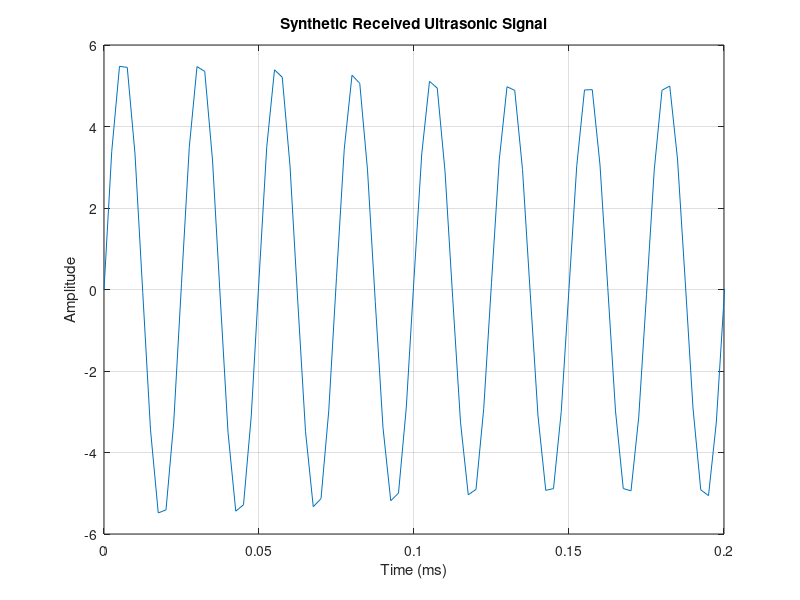
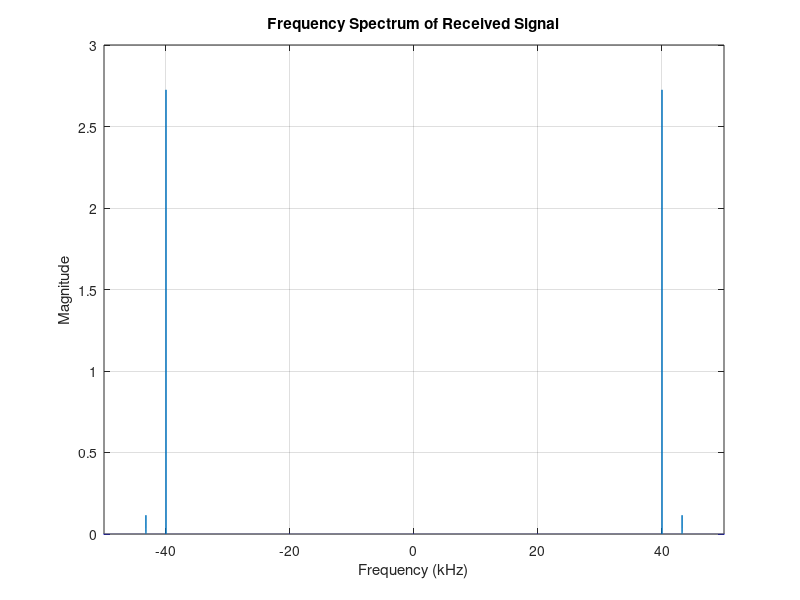
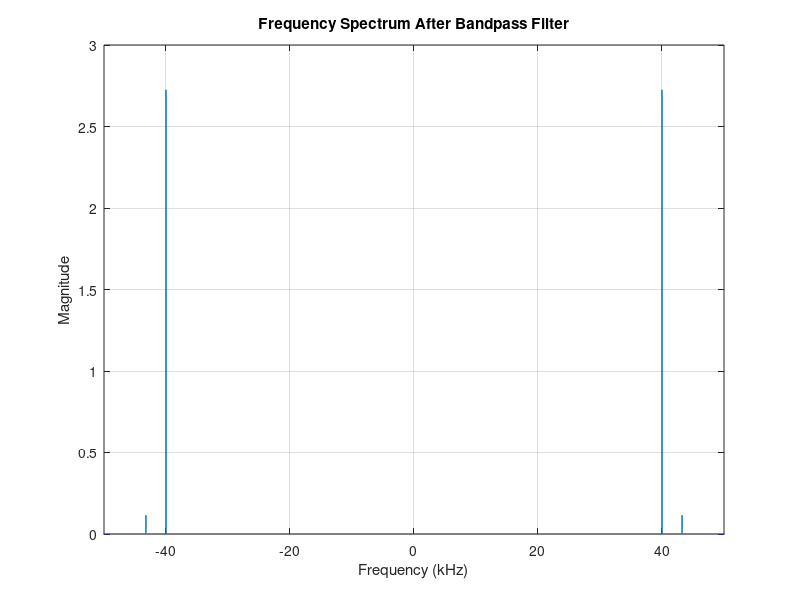
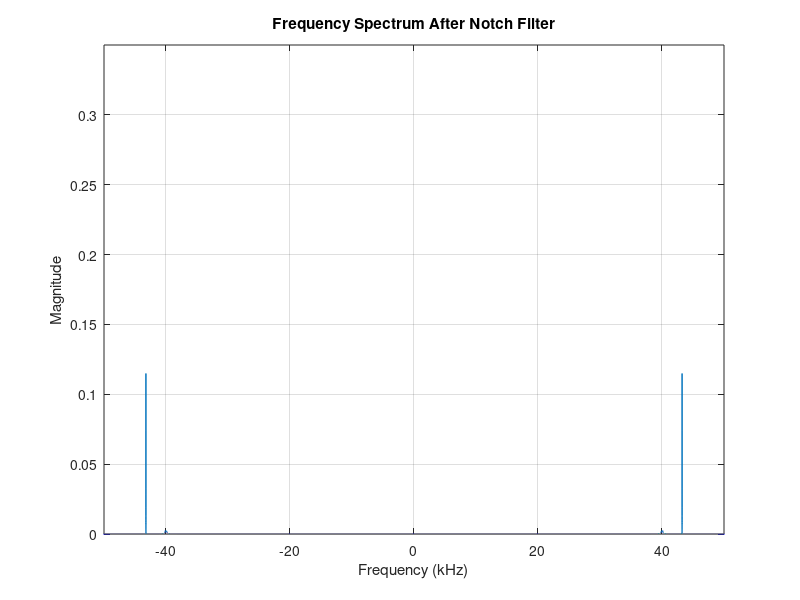

The MATLAB source for these figures, in order: (Note: this script raises an error after producing the figures.)
% Bronwy Biggs BGGBRO002 -- in partial fulfulment of a EEE4022S research project
% The code has been adapted from Gengan Joachim's GitHub and adapted by Dr M. Y. Abdul Gaffar

% Contains code for simulating a received signal

clear;
clc;
close all;

%% Synthetic Received Signal for CW Ultrasonic Radar -- Figure 1
fc = 40e3; % Transmitter carrier frequency
c = 343; % Speed of sound in air

target_speed_kmh = 50;
v = target_speed_kmh / 3.6; % Convert to m/s
fd = (2 * v * fc) / c; % Doppler frequency

% Received echo for a target moving TOWARDS the radar
fr = fc + fd;

fprintf('Target speed: %.2f km/h\n', target_speed_kmh);
fprintf('Target speed: %.2f m/s\n', v);
fprintf('Doppler frequency: %.2f Hz\n', fd);
fprintf('Echo frequency: %.2f Hz\n', fr);

% Sampling
Fs = 400e3; % Sampling frequency = 400 kHz (400 000 samples every second OR one sample every 2.5 us)
duration = 1; % Generate the synthetic signal for 5 ms

t = 0:1/Fs:duration-1/Fs; % Start at t=0 with 25us between samples until (5 ms-25 us) giving exactly 5 ms of samples

A_carrier = 10.9/2; % Amplitude of transmitted carrier
A_echo = 0.3; % Amplitude of reflected echo -- MADE UP VALUE

carrier = A_carrier * sin(2*pi*fc*t);
echo = A_echo * sin(2*pi*fr*t);

received_signal = carrier + echo;

% Plotting time signal
figure;
plot(t*1e3, received_signal); % Change time values from us to ms
xlabel('Time (ms)');
ylabel('Amplitude');
title('Synthetic Received Ultrasonic Signal');
grid on;
xlim([0 0.2]);


%% Frequency spectrum -- Figure 2 (double sided)
N = length(received_signal); % Number of samples in the received signal
Y = fft(received_signal); % Calculate FFT

twoSidedMagnitude = abs(Y/N); % Normalised and find magnitude
frequencyAxis = Fs*(-N/2:N/2-1)/N; % Frequency axis for positive and negative frequencies
twoSidedMagnitude = fftshift(twoSidedMagnitude); % Shift zero frequency to centre

figure;
plot(frequencyAxis/1e3, twoSidedMagnitude);
xlabel('Frequency (kHz)');
ylabel('Magnitude');
title('Frequency Spectrum of Received Signal');
grid on;
xlim([-50 50]);


%% 30-50 kHz Bandpass filter -- Figure 3
[b_bandpass, a_bandpass] = butter(4, [30e3 50e3]/(Fs/2), 'bandpass'); % Fs/2 is Nyquist frequency
bandpassed_signal = filtfilt(b_bandpass, a_bandpass, received_signal);

freq_bandpass = fft(bandpassed_signal);
twoSidedMagnitude_bandpass = abs(freq_bandpass/N);
twoSidedMagnitude_bandpass = fftshift(twoSidedMagnitude_bandpass);

figure;
plot(frequencyAxis/1e3, twoSidedMagnitude_bandpass);
xlabel('Frequency (kHz)');
ylabel('Magnitude');
title('Frequency Spectrum After Bandpass Filter');
grid on;
xlim([-50 50]);

%% 40 kHz notch filter -- Figure 4
[b_notch, a_notch] = butter(4, [39.9e3 40.1e3]/(Fs/2), 'stop');
notched_signal = filtfilt(b_notch, a_notch, bandpassed_signal);

% Frequency spectrum of notched signal -- Figure 4
Y_notched = fft(notched_signal);
twoSidedMagnitude_notched = abs(Y_notched/N);
twoSidedMagnitude_notched = fftshift(twoSidedMagnitude_notched);

figure; 
plot(frequencyAxis/1e3, twoSidedMagnitude_notched);
xlabel('Frequency (kHz)');
ylabel('Magnitude');
title('Frequency Spectrum After Notch Filter');
grid on;
xlim([-50 50]);
ylim([0 0.35]);

%% Downmixing
% Before this there are +43k and -43k components
% Multiplication by a sinusoid creates two frequency shifted copies, one at 43.23-40 = +3.23k and 43.23+40 = 83.23k
% Then there are also components at -3.23K and -83.2k due to the negative component
I_beforeLPF = notched_signal.*cos(2*pi*fc*t);
% I and Q have different amplitudes/phases
Q_beforeLPF = notched_signal.*-sin(2*pi*fc*t);

%% Low-pass filter the mixed signals to isolate Doppler components -- Figure 5
cutoffFrequency = 10e3;
[b, a] = butter(5, cutoffFrequency/(Fs/2));

[h, f] = freqz(b, a, 1024, Fs);
figure;
plot(f, 20*log10(abs(h)));
grid on;
title('Frequency Response of Doppler Low-Pass Filter');
xlabel('Frequency (Hz)');
ylabel('Magnitude (dB)');
xlim([0 Fs/2]);

I_afterLPF = filtfilt(b, a, I_beforeLPF);
Q_afterLPF = filtfilt(b, a, Q_beforeLPF);

%% Extract doppler frequency -- Figure 6
% The combination of I and Q causes one of the frequency components to cancel while the other is reinforced
complexBaseband = I_afterLPF + 1i*Q_afterLPF;
% baseband_magnitude = sqrt(I_afterLPF.^2 + Q_afterLPF.^2);

N_baseband = length(complexBaseband);  
f_baseband = (-N_baseband/2:N_baseband/2-1)*(Fs/N_baseband);  

baseband_FFT = fft(complexBaseband);
baseband_FFTShifted = fftshift(baseband_FFT);

figure;
plot(f_baseband/1e3, abs(baseband_FFTShifted)/N_baseband);
xlabel('Frequency (kHz)', 'fontsize', 12);
ylabel('Magnitude', 'fontsize', 12);
title('FFT Shift of Baseband Signal', 'fontsize', 12);
grid on;
xlim([-5 5]);

%% Spectrogram -- Figure 7
W = 1024; % Window length -- each section used to calculate the spectrogram contains 1024 samples
% each sample is 1/400000 = 2.5 us so 1024 samples correspond to = 2.56 ms

O = 512; % 50% overlap means consecutive windows overlap by 512 samples
nfft = 4096; % FFT length -- 4096 point FFT for each 1024 sample window
% 4096/400000 = 97.7 Hz so the frequency bins go 97.7, 195.4, 293.1 etc

w = hamming(W); % Hamming window gradually reduces the signal toward the edges -- reduce spectral leakage

% Calculate spectrogram
[S, F, T] = spectrogram(complexBaseband, w, O, nfft, Fs, 'centered'); % 'S' contains the complex FFT results for every window
S_dB = 20*log10(abs(S) + eps); % Convert magnitude to dB
% 'eps' is an extremely small positive number in MATLAB to prevent calculating log10(0)

figure;
imagesc(T, F/1e3, S_dB); % Displays the matrix as an image
axis xy;
xlabel('Time (s)');
ylabel('Frequency (kHz)');
title('Spectrogram of Doppler Signal');
colorbar;
ylim([-5 5]);


%% Doppler frequency to velocity -- Figure 8
lambda = c / fc; % Wavelength of transmitted ultrasonic wave (m)
speed_m_per_sec = F * lambda / 2; % Convert Doppler frequency to velocity
speed_km_per_hr = speed_m_per_sec * 3.6; % Convert m/s to km/h

maxSpeed_km_hr = 120;
minSpeed_km_hr = -120;

velocity_indices  = find((speed_km_per_hr <= maxSpeed_km_hr) & (speed_km_per_hr >= minSpeed_km_hr));
% Matrix S contains rows (frequency) and columns (time)
SpeedVectorOfInterest = speed_km_per_hr(velocity_indices);
S_OfInterest = S(velocity_indices, :); %Keeping all columns but using the selected interest rows

S_OfInterestToPlot = abs(S_OfInterest) / max(abs(S_OfInterest(:))); % Normalise spectrogram

clims = [-50 0]; % dB range displayed by the spectrogram
figure;
imagesc(T, SpeedVectorOfInterest, 20*log10(S_OfInterestToPlot + eps), clims);
xlabel('Time (s)');
ylabel('Velocity (km/h)');
title('Spectrogram of Doppler Signal - Velocity');
grid on;
colorbar;
axis xy;
